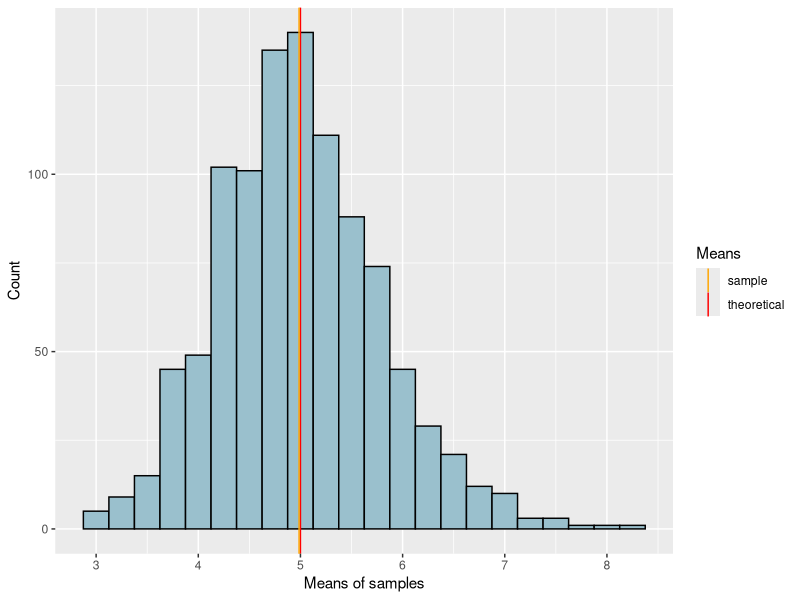
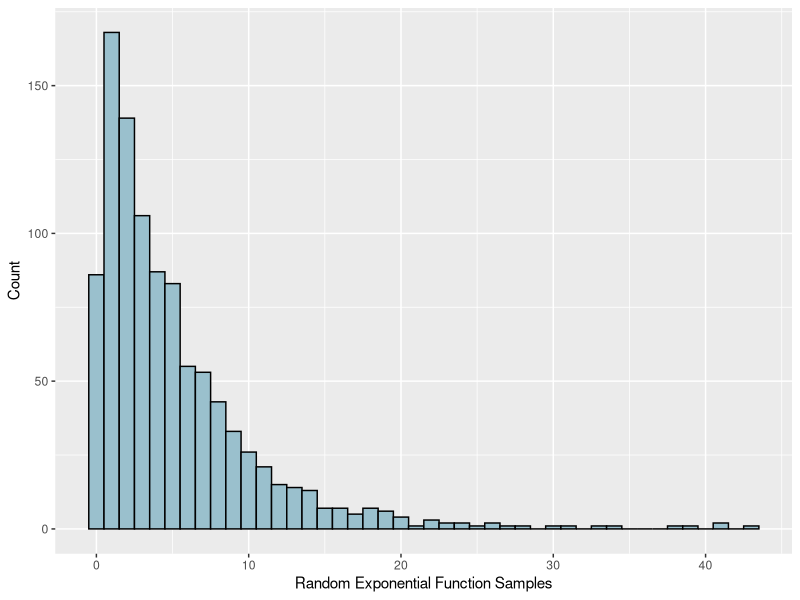

The R script that drew these images, in order: (Note: this script raises an error after producing the figures.)
## ---- chunk 1
library(ggplot2)
library(dplyr)
## ---- chunk 2
set.seed(42)

# Generate a 1000 means of random values form the exponential distribution
re1000m = NULL
for (i in 1 : 1000) re1000m = c(re1000m, mean(rexp(n= 40, rate = .2)))
## ---- chunk 3
mre1000m <- mean(re1000m)
mre1000m
## ---- chunk 4
ggplot() + 
	aes(re1000m) +
	geom_histogram(binwidth = .25, fill = "light blue 3", color = "black") +
	geom_vline(aes(xintercept = 5, color = "theoretical")) +
	geom_vline(aes(xintercept = mre1000m, color = "sample")) +
	scale_color_manual(name = "Means", values = c(theoretical = "red", sample = "orange")) +
	labs(x = "Means of samples", y = "Count") 
## ---- chunk 5
var(re1000m)
## ---- chunk 6
re1000 <- rexp(1000, rate = .2)
ggplot() + 
	aes(re1000) +
	geom_histogram(binwidth = 1, fill = "light blue 3", color = "black") +
	labs(x = "Random Exponential Function Samples", y = "Count")
## ---- chunk 7
ggplot() + 
	aes(re1000m) +
	geom_histogram(aes(y=..density..),binwidth = .25, fill = "light blue 3", color = "black") +
	stat_function(fun = dnorm, color = "red", n = 1000, args = list(mean = 5)) +
	labs(x = "Means of samples", y = "Density") 
## ---- chunk 8
str(ToothGrowth)
summary(ToothGrowth)
## ---- chunk 9
ggplot(data = ToothGrowth, aes(factor(supp),len)) + 
	geom_boxplot()
## ---- chunk 10
ggplot(data = ToothGrowth, aes(dose, len, color = supp)) +
	geom_point() +
	geom_smooth(se = FALSE)
## ---- chunk 11
TG_OJ <- filter(ToothGrowth, supp == 'OJ')
TG_VC <- filter(ToothGrowth, supp == 'VC')
## ---- chunk 12
 t.test(TG_OJ$len, TG_VC$len)
## ---- chunk 13
TG_.5 <- filter(ToothGrowth, dose == 0.5)
TG_1 <- filter(ToothGrowth, dose == 1.0)
TG_2 <- filter(ToothGrowth, dose == 2.0)
## ---- chunk 14
ToothGrowth
